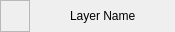
<?xml version="1.0" encoding="UTF-8"?>
<ui version="4.0">
 <class>LayerWidget</class>
 <widget class="QWidget" name="LayerWidget">
  <property name="geometry">
   <rect>
    <x>0</x>
    <y>0</y>
    <width>175</width>
    <height>32</height>
   </rect>
  </property>
  <property name="minimumSize">
   <size>
    <width>0</width>
    <height>32</height>
   </size>
  </property>
  <property name="windowTitle">
   <string>Form</string>
  </property>
  <layout class="QGridLayout" name="gridLayout_2">
   <property name="leftMargin">
    <number>0</number>
   </property>
   <property name="topMargin">
    <number>0</number>
   </property>
   <property name="rightMargin">
    <number>0</number>
   </property>
   <property name="bottomMargin">
    <number>0</number>
   </property>
   <property name="spacing">
    <number>0</number>
   </property>
   <item row="0" column="0">
    <widget class="QWidget" name="widget" native="true">
     <layout class="QHBoxLayout" name="horizontalLayout_2">
      <property name="spacing">
       <number>0</number>
      </property>
      <property name="leftMargin">
       <number>0</number>
      </property>
      <property name="topMargin">
       <number>0</number>
      </property>
      <property name="rightMargin">
       <number>0</number>
      </property>
      <property name="bottomMargin">
       <number>0</number>
      </property>
      <item>
       <widget class="QFrame" name="frame_2">
        <property name="minimumSize">
         <size>
          <width>30</width>
          <height>30</height>
         </size>
        </property>
        <property name="maximumSize">
         <size>
          <width>30</width>
          <height>16777215</height>
         </size>
        </property>
        <property name="frameShape">
         <enum>QFrame::StyledPanel</enum>
        </property>
        <property name="frameShadow">
         <enum>QFrame::Raised</enum>
        </property>
        <layout class="QGridLayout" name="gridLayout">
         <property name="leftMargin">
          <number>0</number>
         </property>
         <property name="topMargin">
          <number>0</number>
         </property>
         <property name="rightMargin">
          <number>0</number>
         </property>
         <property name="bottomMargin">
          <number>0</number>
         </property>
         <property name="spacing">
          <number>0</number>
         </property>
         <item row="0" column="0">
          <widget class="QPushButton" name="hidePushButton">
           <property name="minimumSize">
            <size>
             <width>30</width>
             <height>30</height>
            </size>
           </property>
           <property name="maximumSize">
            <size>
             <width>30</width>
             <height>30</height>
            </size>
           </property>
           <property name="text">
            <string/>
           </property>
           <property name="icon">
            <iconset resource="../../resources.qrc">
             <normaloff>:/images/images/window_show.svg</normaloff>:/images/images/window_show.svg</iconset>
           </property>
           <property name="flat">
            <bool>true</bool>
           </property>
          </widget>
         </item>
        </layout>
       </widget>
      </item>
      <item>
       <layout class="QHBoxLayout" name="horizontalLayout">
        <property name="leftMargin">
         <number>4</number>
        </property>
        <property name="rightMargin">
         <number>4</number>
        </property>
        <item>
         <widget class="QWidget" name="thumbnailWidget" native="true">
          <property name="minimumSize">
           <size>
            <width>32</width>
            <height>25</height>
           </size>
          </property>
          <property name="maximumSize">
           <size>
            <width>32</width>
            <height>25</height>
           </size>
          </property>
         </widget>
        </item>
       </layout>
      </item>
      <item>
       <widget class="QLabel" name="layerNameLabel">
        <property name="text">
         <string>Layer Name</string>
        </property>
       </widget>
      </item>
      <item>
       <spacer name="horizontalSpacer">
        <property name="orientation">
         <enum>Qt::Horizontal</enum>
        </property>
        <property name="sizeHint" stdset="0">
         <size>
          <width>19</width>
          <height>20</height>
         </size>
        </property>
       </spacer>
      </item>
      <item>
       <widget class="QWidget" name="layerOptionsWidget" native="true">
        <property name="minimumSize">
         <size>
          <width>0</width>
          <height>32</height>
         </size>
        </property>
        <property name="maximumSize">
         <size>
          <width>32</width>
          <height>16777215</height>
         </size>
        </property>
       </widget>
      </item>
     </layout>
    </widget>
   </item>
  </layout>
 </widget>
 <resources>
  <include location="../../resources.qrc"/>
 </resources>
 <connections/>
</ui>
